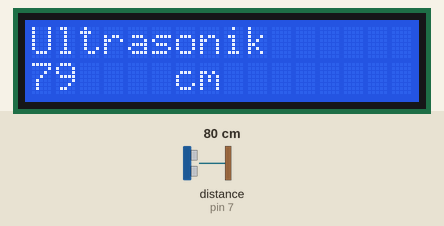
This sketch was run on a simulated Arduino Uno, built with avr-gcc and run on an emulated ATmega328P. Shown: 16×2 character LCD. Wiring (inferred from the names in the program): ultrasonic range finder: trigger pin 8; echo pin 7. The inputs (shaded band) are chosen by the test bench; at power-on: distance to the obstacle (sensor on pin 7) 80 cm. The echo pulse lasts 58.3 µs per cm.

Above: at 1.2 s.
1.3 s: distance to the obstacle (sensor on pin 7) set to 196 cm
At 2.8 s:
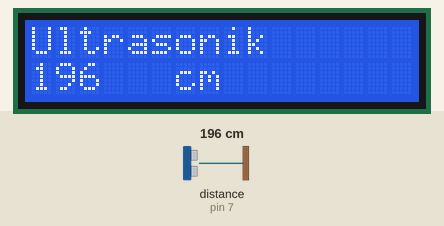
5.4 s: distance to the obstacle (sensor on pin 7) set to 203 cm
At 6.9 s:
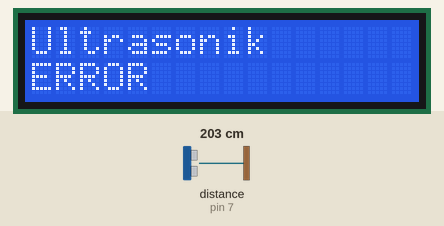
9.5 s: distance to the obstacle (sensor on pin 7) set to 2 cm
At 11.0 s:
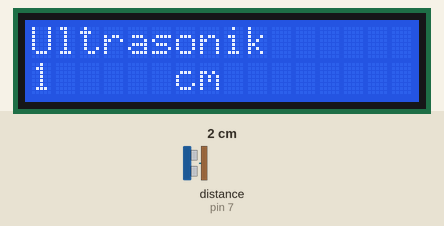
12.7 s: distance to the obstacle (sensor on pin 7) set to 250 cm
At 13.6 s:
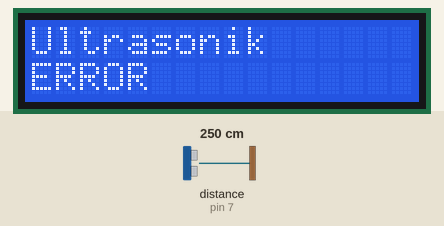
Timing chart, 0 to 15.7 s (numbered marks = the images above; inputs shaded):
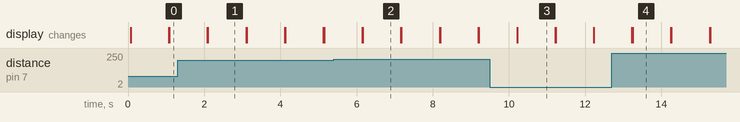

The sketch:

ultrasonik_LCD.ino
```cpp
#define trigPin 8 //TRİG pin'ini arduino'daki 8.pine bağladığımızı belirtiyoruz.
#define echoPin 7 //ECHO pin'ini arduino'daki 7.pine bağladığımızı belirtiyoruz.
#include <LiquidCrystal.h>

LiquidCrystal lcd(12, 11, 5, 4, 3, 2);

void setup()
{
  Serial.begin (9600);
  lcd.begin(16, 2);
  pinMode(trigPin, OUTPUT);
  pinMode(echoPin, INPUT);
}
void loop()
{
  long sure, mesafe;
  digitalWrite(trigPin, LOW); //ses sinyalleri göndermeyi kesiyor.
  delayMicroseconds(3);// 3 mikrosaniye bekliyor.
  digitalWrite(trigPin, HIGH); //ardından tekrar ses sinyallerini gönderiyor.
  delayMicroseconds(10); //10 microsaniye bekliyor.
  digitalWrite(trigPin, LOW); //ses sinyalleri göndermeyi kesiyor.
  sure = pulseIn(echoPin, HIGH); // dönen ses dalgalarını alıyor ve ses sinyallerinin geri dönme süresini hesaplayıp "sure" değişkenine atıyor.
  mesafe = (sure/2) / 29.1; //ölçülen sure uzaklığa(cm)'ye çeviriliyor.
     if (mesafe > 200 || mesafe < 0)// mesafe 200'den büyükse veya mesafe 0'dan küçükse süslü parantez içerisindeki işlemi yaptırıyor.
     {
        lcd.setCursor(0, 0);
        lcd.print("Ultrasonik");
        lcd.setCursor(0, 1);
        lcd.print("ERROR");
        delay(500);
     }
     else
     {
        lcd.setCursor(0, 0);
        lcd.print("Ultrasonik");
        lcd.setCursor(0, 1);
        lcd.print(mesafe);
        lcd.setCursor(6, 1);
        lcd.print("cm");
        delay(500);
     }
    delay(500);
    lcd.clear();
}
```

Measured:
- the behaviour switches between 200 and 201 cm on distance to the obstacle (sensor on pin 7) (found by bisection; images 1 and 2)
- after the input at 1.3 s, the display: first differs from a run without the input after 0.80 s (image 1)
- after the input at 5.4 s, the display: first differs from a run without the input after 0.76 s (image 2)
- after the input at 9.5 s, the display: first differs from a run without the input after 0.72 s (image 3)
- after the input at 12.7 s, the display: first differs from a run without the input after 0.55 s (image 4)
- what the display in image 1 shows lasts 1.0 s, from 2.1 s to 3.1 s
